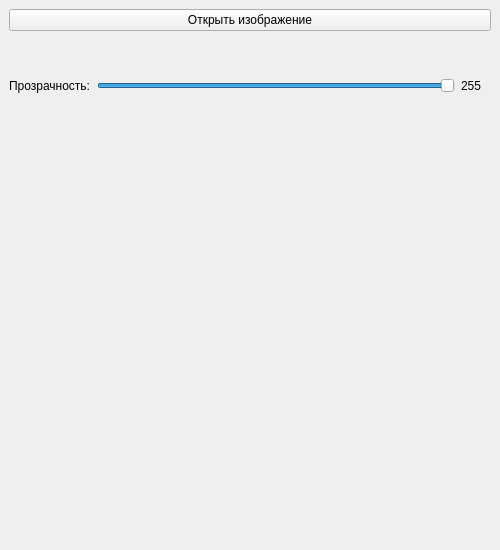
<?xml version="1.0" encoding="UTF-8"?>
<ui version="4.0">
 <class>MainWindow</class>
 <widget class="QMainWindow" name="MainWindow">
  <property name="geometry">
   <rect>
    <x>0</x>
    <y>0</y>
    <width>500</width>
    <height>550</height>
   </rect>
  </property>
  <property name="windowTitle">
   <string>Регулировка прозрачности</string>
  </property>
  <widget class="QWidget" name="centralwidget">
   <layout class="QVBoxLayout" name="verticalLayout">
    <item>
     <widget class="QPushButton" name="btn_open">
      <property name="text">
       <string>Открыть изображение</string>
      </property>
     </widget>
    </item>
    <item>
     <layout class="QHBoxLayout" name="sliderLayout">
      <item>
       <widget class="QLabel" name="lbl_title">
        <property name="text">
         <string>Прозрачность:</string>
        </property>
       </widget>
      </item>
      <item>
       <widget class="QSlider" name="slider_alpha">
        <property name="orientation">
         <enum>Qt::Orientation::Horizontal</enum>
        </property>
        <property name="minimum">
         <number>0</number>
        </property>
        <property name="maximum">
         <number>255</number>
        </property>
        <property name="value">
         <number>255</number>
        </property>
       </widget>
      </item>
      <item>
       <widget class="QLabel" name="lbl_alpha_val">
        <property name="text">
         <string>255</string>
        </property>
        <property name="minimumSize">
         <size>
          <width>30</width>
          <height>0</height>
         </size>
        </property>
       </widget>
      </item>
     </layout>
    </item>
    <item>
     <widget class="QLabel" name="lbl_image">
      <property name="alignment">
       <set>Qt::AlignmentFlag::AlignCenter</set>
      </property>
      <property name="minimumSize">
       <size>
        <width>400</width>
        <height>400</height>
       </size>
      </property>
     </widget>
    </item>
   </layout>
  </widget>
 </widget>
 <resources/>
 <connections/>
</ui>
